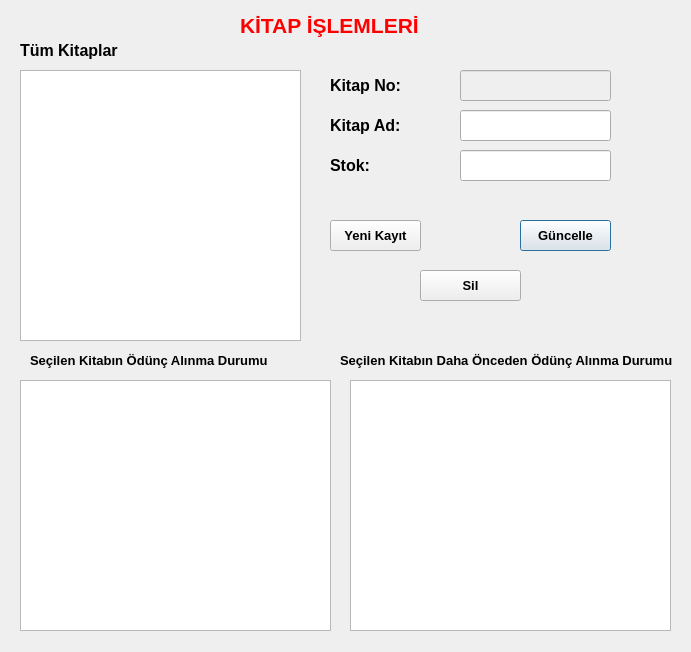
<?xml version="1.0" encoding="UTF-8"?>
<ui version="4.0">
 <class>kitap_islemleri</class>
 <widget class="QDialog" name="kitap_islemleri">
  <property name="geometry">
   <rect>
    <x>0</x>
    <y>0</y>
    <width>691</width>
    <height>652</height>
   </rect>
  </property>
  <property name="windowTitle">
   <string>Dialog</string>
  </property>
  <widget class="QLabel" name="label_Kitap_Islemleri">
   <property name="geometry">
    <rect>
     <x>240</x>
     <y>10</y>
     <width>181</width>
     <height>31</height>
    </rect>
   </property>
   <property name="font">
    <font>
     <pointsize>16</pointsize>
     <bold>true</bold>
    </font>
   </property>
   <property name="styleSheet">
    <string notr="true">color: rgb(255, 0, 0);</string>
   </property>
   <property name="text">
    <string>KİTAP İŞLEMLERİ</string>
   </property>
  </widget>
  <widget class="QLabel" name="label_Kitap_Ad">
   <property name="geometry">
    <rect>
     <x>330</x>
     <y>110</y>
     <width>101</width>
     <height>31</height>
    </rect>
   </property>
   <property name="font">
    <font>
     <pointsize>12</pointsize>
     <bold>true</bold>
    </font>
   </property>
   <property name="text">
    <string>Kitap Ad:</string>
   </property>
  </widget>
  <widget class="QLabel" name="label_Stok">
   <property name="geometry">
    <rect>
     <x>330</x>
     <y>150</y>
     <width>91</width>
     <height>31</height>
    </rect>
   </property>
   <property name="font">
    <font>
     <pointsize>12</pointsize>
     <bold>true</bold>
    </font>
   </property>
   <property name="text">
    <string>Stok:</string>
   </property>
  </widget>
  <widget class="QTableView" name="tableView_Kitaplar">
   <property name="geometry">
    <rect>
     <x>20</x>
     <y>70</y>
     <width>281</width>
     <height>271</height>
    </rect>
   </property>
  </widget>
  <widget class="QLineEdit" name="lineEdit_Kitap_No">
   <property name="enabled">
    <bool>false</bool>
   </property>
   <property name="geometry">
    <rect>
     <x>460</x>
     <y>70</y>
     <width>151</width>
     <height>31</height>
    </rect>
   </property>
  </widget>
  <widget class="QLabel" name="label_Kitap_No">
   <property name="geometry">
    <rect>
     <x>330</x>
     <y>70</y>
     <width>81</width>
     <height>31</height>
    </rect>
   </property>
   <property name="font">
    <font>
     <pointsize>12</pointsize>
     <bold>true</bold>
    </font>
   </property>
   <property name="text">
    <string>Kitap No:</string>
   </property>
  </widget>
  <widget class="QPushButton" name="pushButton_Guncelle">
   <property name="geometry">
    <rect>
     <x>520</x>
     <y>220</y>
     <width>91</width>
     <height>31</height>
    </rect>
   </property>
   <property name="font">
    <font>
     <pointsize>10</pointsize>
     <bold>true</bold>
    </font>
   </property>
   <property name="text">
    <string>Güncelle</string>
   </property>
  </widget>
  <widget class="QPushButton" name="pushButton_Sil">
   <property name="geometry">
    <rect>
     <x>420</x>
     <y>270</y>
     <width>101</width>
     <height>31</height>
    </rect>
   </property>
   <property name="font">
    <font>
     <pointsize>10</pointsize>
     <bold>true</bold>
    </font>
   </property>
   <property name="text">
    <string>Sil</string>
   </property>
  </widget>
  <widget class="QLineEdit" name="lineEdit_Kitap_Ad">
   <property name="geometry">
    <rect>
     <x>460</x>
     <y>110</y>
     <width>151</width>
     <height>31</height>
    </rect>
   </property>
  </widget>
  <widget class="QPushButton" name="pushButton_Yeni_Kayit">
   <property name="geometry">
    <rect>
     <x>330</x>
     <y>220</y>
     <width>91</width>
     <height>31</height>
    </rect>
   </property>
   <property name="font">
    <font>
     <pointsize>10</pointsize>
     <bold>true</bold>
    </font>
   </property>
   <property name="text">
    <string>Yeni Kayıt</string>
   </property>
  </widget>
  <widget class="QLabel" name="label_Tum_Kitaplar">
   <property name="geometry">
    <rect>
     <x>20</x>
     <y>40</y>
     <width>201</width>
     <height>21</height>
    </rect>
   </property>
   <property name="font">
    <font>
     <pointsize>12</pointsize>
     <bold>true</bold>
    </font>
   </property>
   <property name="text">
    <string>Tüm Kitaplar </string>
   </property>
  </widget>
  <widget class="QLineEdit" name="lineEdit_Stok">
   <property name="geometry">
    <rect>
     <x>460</x>
     <y>150</y>
     <width>151</width>
     <height>31</height>
    </rect>
   </property>
  </widget>
  <widget class="QTableView" name="tableView_Odunc_Alinma">
   <property name="geometry">
    <rect>
     <x>20</x>
     <y>380</y>
     <width>311</width>
     <height>251</height>
    </rect>
   </property>
  </widget>
  <widget class="QTableView" name="tableView_Daha_Onceden_Odunc_Alinma">
   <property name="geometry">
    <rect>
     <x>350</x>
     <y>380</y>
     <width>321</width>
     <height>251</height>
    </rect>
   </property>
  </widget>
  <widget class="QLabel" name="label_Odunc_Alinma">
   <property name="geometry">
    <rect>
     <x>30</x>
     <y>350</y>
     <width>301</width>
     <height>21</height>
    </rect>
   </property>
   <property name="font">
    <font>
     <pointsize>10</pointsize>
     <bold>true</bold>
    </font>
   </property>
   <property name="text">
    <string>Seçilen Kitabın Ödünç Alınma Durumu</string>
   </property>
  </widget>
  <widget class="QLabel" name="label_Daha_Onceden_Odunc_Alinma">
   <property name="geometry">
    <rect>
     <x>340</x>
     <y>350</y>
     <width>341</width>
     <height>21</height>
    </rect>
   </property>
   <property name="font">
    <font>
     <pointsize>10</pointsize>
     <bold>true</bold>
    </font>
   </property>
   <property name="text">
    <string>Seçilen Kitabın Daha Önceden Ödünç Alınma Durumu</string>
   </property>
  </widget>
 </widget>
 <resources/>
 <connections/>
</ui>
